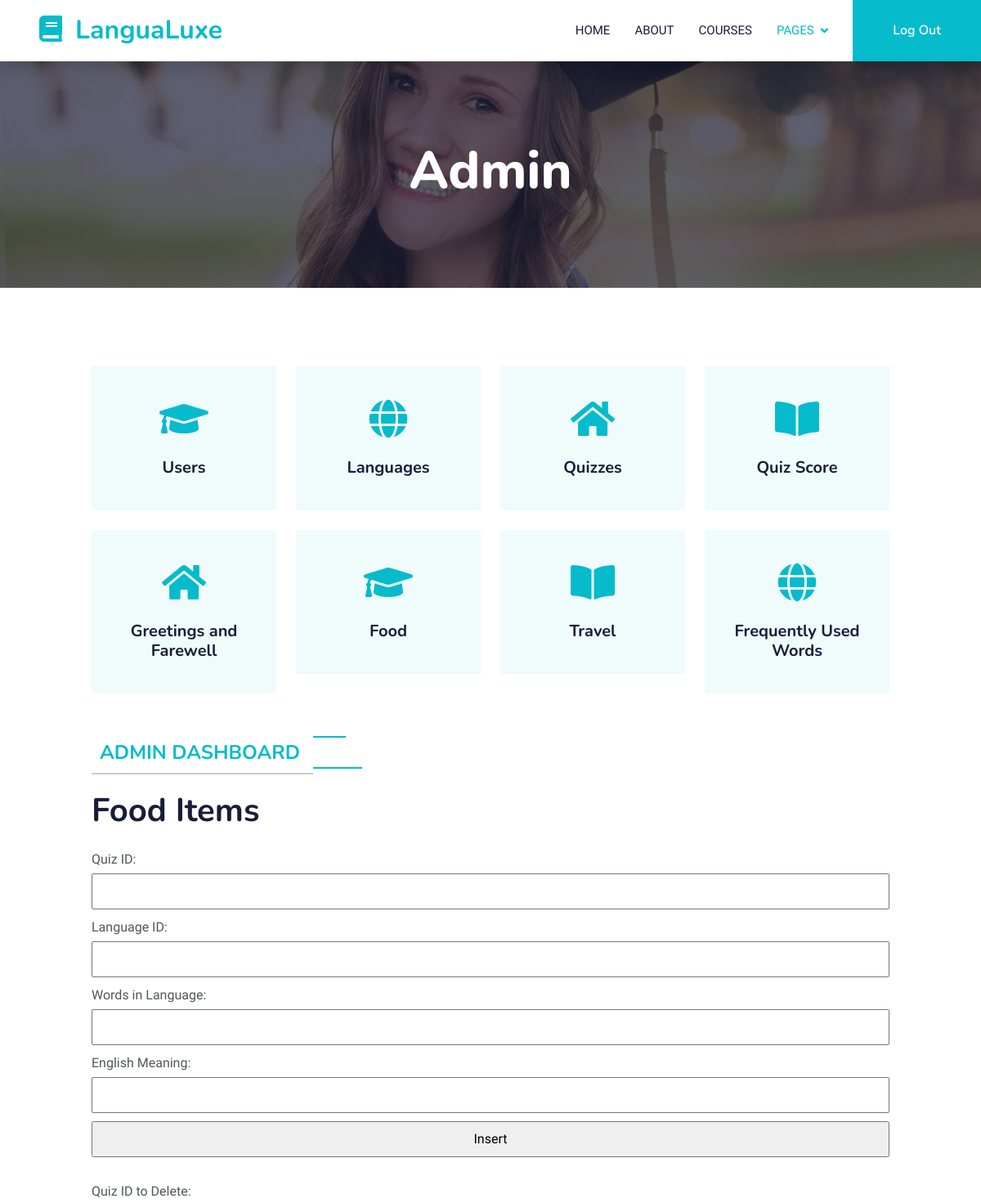
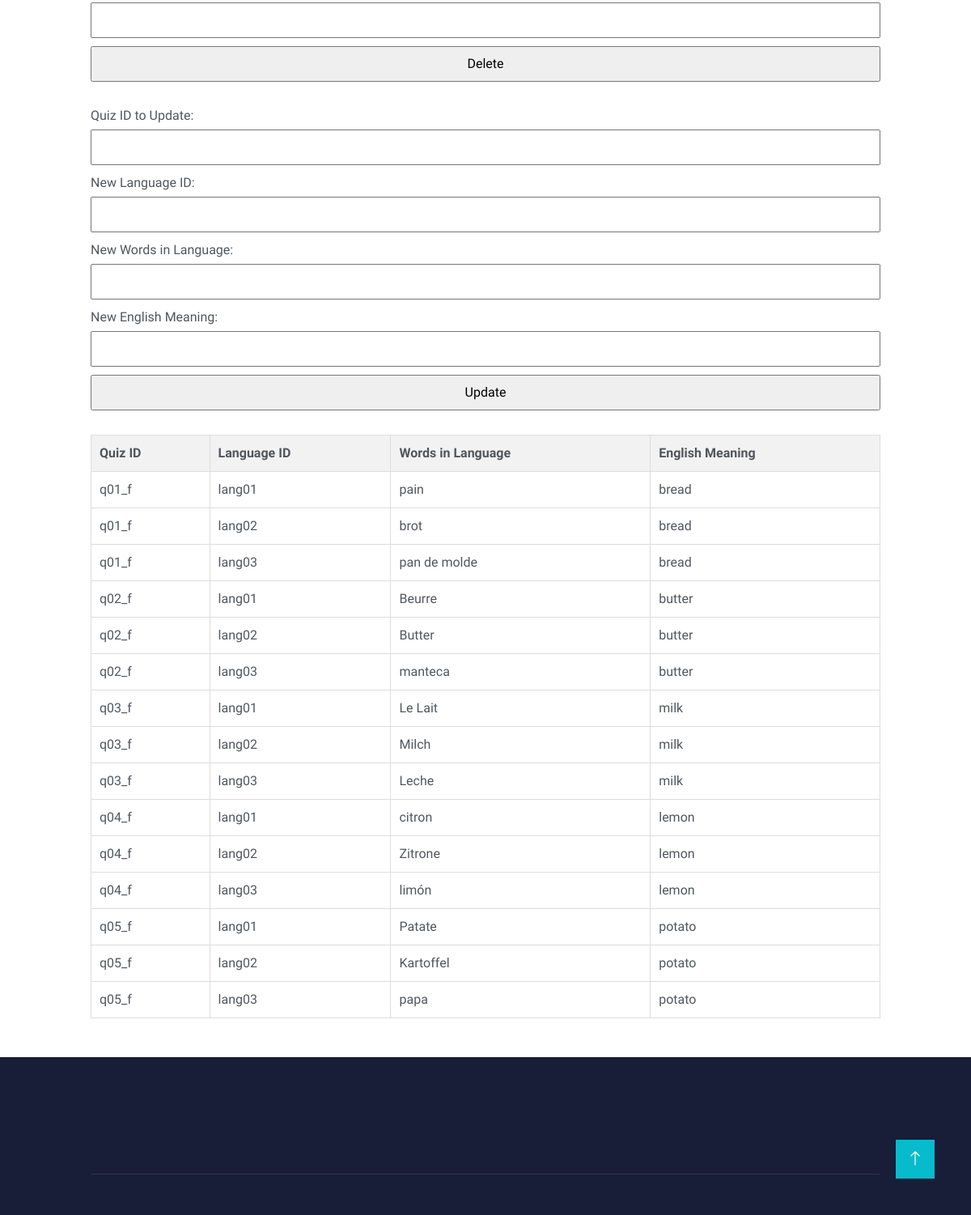
/LanguageLearning/Food.php, run on the app's committed database (2 pictures, top to bottom).
### tables this page shows
CREATE TABLE food (
    `quiz_id` VARCHAR(5),
    `language_id` VARCHAR(6),
    `words_in_language` VARCHAR(12),
    `english_meaning` VARCHAR(6),
    PRIMARY KEY (`quiz_id`, `language_id`),
    FOREIGN KEY (`language_id`) REFERENCES `language`(`language_id`) ON DELETE CASCADE
);

### LanguageLearning/Food.php (the view, shortened to what this page needs)
<!DOCTYPE html>
<html lang="en">
<head>
    <link href="https://cdnjs.cloudflare.com/ajax/libs/font-awesome/5.10.0/css/all.min.css" rel="stylesheet">
    <link href="https://cdn.jsdelivr.net/npm/bootstrap-icons@1.4.1/font/bootstrap-icons.css" rel="stylesheet">
    <link href="lib/animate/animate.min.css" rel="stylesheet">
    <link href="lib/owlcarousel/assets/owl.carousel.min.css" rel="stylesheet">
    <link href="css/bootstrap.min.css" rel="stylesheet">
    <link href="css/style.css" rel="stylesheet">
    <link rel="stylesheet" type="text/css" href="admin.css">
</head>
<body>
    <nav class="navbar navbar-expand-lg bg-white navbar-light shadow sticky-top p-0">
        <a href="index.html" class="navbar-brand d-flex align-items-center px-4 px-lg-5">
            <h2 class="m-0 text-primary"><i class="fa fa-book me-3"></i>LanguaLuxe</h2>
        </a>
        <div class="collapse navbar-collapse" id="navbarCollapse">
            <div class="navbar-nav ms-auto p-4 p-lg-0">
                <a href="index.php" class="nav-item nav-link">Home</a>
                <a href="about.html" class="nav-item nav-link">About</a>
                <a href="courses.html" class="nav-item nav-link">Courses</a>
                <div class="nav-item dropdown">
                    <a href="#" class="nav-link dropdown-toggle active" data-bs-toggle="dropdown">Pages</a>
                </div>
            </div>
            <a href="logout.php" class="btn btn-primary py-4 px-lg-5 d-none d-lg-block">Log Out</a>
        </div>
    </nav>
    <div class="container-fluid bg-primary py-5 mb-5 page-header">
        <div class="container py-5">
            <div class="row justify-content-center">
                <div class="col-lg-10 text-center">
                    <h1 class="display-3 text-white animated slideInDown">Admin</h1>
                </div>
            </div>
        </div>
    </div>
     <div class="container-xxl py-5">
        <div class="container">
            <div class="row g-4">
                <div class="col-lg-3 col-sm-6 wow fadeInUp" data-wow-delay="0.1s">
                    <div class="service-item text-center pt-3">
                        <div class="p-4">
                            <i class="fa fa-3x fa-graduation-cap text-primary mb-4"></i>
                            <a href="Adminhome.php"><h5 class="mb-3">Users</h5></a>
                        </div>
                    </div>
                </div>
                <div class="col-lg-3 col-sm-6 wow fadeInUp" data-wow-delay="0.3s">
                    <div class="service-item text-center pt-3">
                        <div class="p-4">
                            <i class="fa fa-3x fa-globe text-primary mb-4"></i>
                            <a href="Languages.php"><h5 class="mb-3">Languages</h5></a>
                        </div>
                    </div>
                </div>
                <div class="col-lg-3 col-sm-6 wow fadeInUp" data-wow-delay="0.5s">
                    <div class="service-item text-center pt-3">
                        <div class="p-4">
                            <i class="fa fa-3x fa-home text-primary mb-4"></i>
                            <a href="Quiz.php"><h5 class="mb-3">Quizzes</h5></a>
                        </div>
                    </div>
                </div>
                <div class="col-lg-3 col-sm-6 wow fadeInUp" data-wow-delay="0.7s">
                    <div class="service-item text-center pt-3">
                        <div class="p-4">
                            <i class="fa fa-3x fa-book-open text-primary mb-4"></i>
                            <a href="QuizScore.php"><h5 class="mb-3">Quiz Score</h5></a>
                        </div>
                    </div>
                </div>
                <div class="col-lg-3 col-sm-6 wow fadeInUp" data-wow-delay="0.5s">
                    <div class="service-item text-center pt-3">
                        <div class="p-4">
                            <i class="fa fa-3x fa-home text-primary mb-4"></i>
                            <a href="Greetings_and_Farewell.php"><h5 class="mb-3">Greetings and Farewell</h5></a>
                        </div>
                    </div>
                </div>
                <div class="col-lg-3 col-sm-6 wow fadeInUp" data-wow-delay="0.11s">
                    <div class="service-item text-center pt-3">
                        <div class="p-4">
                            <i class="fa fa-3x fa-graduation-cap text-primary mb-4"></i>
                            <a href="Food.php"><h5 class="mb-3">Food</h5></a>
                        </div>
                    </div>
                </div>
                <div class="col-lg-3 col-sm-6 wow fadeInUp" data-wow-delay="0.7s">
                    <div class="service-item text-center pt-3">
                        <div class="p-4">
                            <i class="fa fa-3x fa-book-open text-primary mb-4"></i>
                            <a href="Travel.php"><h5 class="mb-3">Travel</h5></a>
                        </div>
                    </div>
                </div>
                <div class="col-lg-3 col-sm-6 wow fadeInUp" data-wow-delay="0.3s">
                    <div class="service-item text-center pt-3">
                        <div class="p-4">
                            <i class="fa fa-3x fa-globe text-primary mb-4"></i>
                            <a href="Frequent.php"><h5 class="mb-3">Frequently Used Words</h5></a>
                        </div>
                    </div>
                </div>
            </div>
        </div>
    </div>
    <?php
include("config.php");
$sql = "SELECT * FROM food";
$result = $conn->query($sql);
?>
<div class="container">
    <h6 class="section-title bg-white text-start text-primary pe-3">Admin Dashboard</h6>
    <h1 class="mb-4">Food Items</h1>
    <form method="post" action="">
        <label for="quiz_id">Quiz ID:</label>
        <input type="text" name="quiz_id" required>
        <label for="language_id">Language ID:</label>
        <input type="text" name="language_id" required>
        <label for="words_in_language">Words in Language:</label>
        <input type="text" name="words_in_language" required>
        <label for="english_meaning">English Meaning:</label>
        <input type="text" name="english_meaning" required>
        <input type="submit" name="submit_insert_food" value="Insert">
    </form>
    <form method="post" action="">
        <label for="quiz_id_to_delete">Quiz ID to Delete:</label>
        <input type="text" name="quiz_id_to_delete" required>
        <input type="submit" name="submit_delete_food" value="Delete">
    </form>
    <form method="post" action="">
        <label for="quiz_id_to_update">Quiz ID to Update:</label>
        <input type="text" name="quiz_id_to_update" required>
        <label for="new_language_id">New Language ID:</label>
        <input type="text" name="new_language_id" required>
        <label for="new_words_in_language">New Words in Language:</label>
        <input type="text" name="new_words_in_language" required>
        <label for="new_english_meaning">New English Meaning:</label>
        <input type="text" name="new_english_meaning" required>
        <input type="submit" name="submit_update_food" value="Update">
    </form>
    <table>
        <tr>
            <th>Quiz ID</th>
            <th>Language ID</th>
            <th>Words in Language</th>
            <th>English Meaning</th>
        </tr>
        <?php
        if ($result->num_rows > 0) {
            while ($row = $result->fetch_assoc()) {
                echo "<tr>";
                echo "<td>{$row['quiz_id']}</td>";
                echo "<td>{$row['language_id']}</td>";
                echo "<td>{$row['words_in_language']}</td>";
                echo "<td>{$row['english_meaning']}</td>";
                echo "</tr>";
            }
        } else {
            echo "<tr><td colspan='4'>No food items found</td></tr>";
        }
        ?>
    </table>
</div>
    <div class="container-fluid bg-dark text-light footer pt-5 mt-5 wow fadeIn" data-wow-delay="0.1s">
        <div class="container py-5">
            <div class="row g-5">
            </div>
        </div>
        <div class="container">
            <div class="copyright">
            </div>
        </div>
    </div>
    <a href="#" class="btn btn-lg btn-primary btn-lg-square back-to-top"><i class="bi bi-arrow-up"></i></a>
</body>
</html>

### LanguageLearning/css/style.css (style rules this page uses)
:root { --primary: #06BBCC; --light: #F0FBFC; --dark: #181d38; }
.back-to-top { position: fixed; display: none; right: 45px; bottom: 45px; z-index: 99; }
.btn { font-family: 'Nunito', sans-serif; font-weight: 600; transition: .5s; }
.btn.btn-primary, .btn.btn-secondary { color: #FFFFFF; }
.btn-lg-square { width: 48px; height: 48px; }
.btn-square, .btn-sm-square, .btn-lg-square { padding: 0; display: flex; align-items: center; justify-content: center; font-weight: normal; border-radius: 0px; }
.navbar .dropdown-toggle::after { border: none; content: "\f107"; font-family: "Font Awesome 5 Free"; font-weight: 900; vertical-align: middle; margin-left: 8px; }
.navbar-light .navbar-nav .nav-link { margin-right: 30px; padding: 25px 0; color: #FFFFFF; font-size: 15px; text-transform: uppercase; outline: none; }
.navbar-light .navbar-nav .nav-link:hover, .navbar-light .navbar-nav .nav-link.active { color: var(--primary); }
.navbar-light .navbar-brand, .navbar-light a.btn { height: 75px; }
.navbar-light .navbar-nav .nav-link { color: var(--dark); font-weight: 500; }
.navbar-light.sticky-top { top: -100px; transition: .5s; }
.page-header { background: linear-gradient(rgba(24, 29, 56, .7), rgba(24, 29, 56, .7)), url(../img/carousel-1.jpg); background-position: center center; background-repeat: no-repeat; background-size: cover; }
.section-title { position: relative; display: inline-block; text-transform: uppercase; }
.section-title::before { position: absolute; content: ""; width: calc(100% + 80px); height: 2px; top: 4px; left: -40px; background: var(--primary); z-index: -1; }
.section-title::after { position: absolute; content: ""; width: calc(100% + 120px); height: 2px; bottom: 5px; left: -60px; background: var(--primary); z-index: -1; }
.section-title.text-start::before { width: calc(100% + 40px); left: 0; }
.section-title.text-start::after { width: calc(100% + 60px); left: 0; }
.service-item { background: var(--light); transition: .5s; }
.service-item * { transition: .5s; }
.footer .copyright { padding: 25px 0; font-size: 15px; border-top: 1px solid rgba(256, 256, 256, .1); }

### LanguageLearning/admin.css (style rules this page uses)
.container { max-width: 1000px; margin: 0 auto; }
.section-title { padding: 10px; margin-bottom: 20px; font-size: 24px; font-weight: bold; border-bottom: 2px solid #ccc; }
form { margin-bottom: 20px; }
form label { display: block; margin-bottom: 5px; }
form input { width: 100%; padding: 8px; margin-bottom: 10px; box-sizing: border-box; }
table { width: 100%; border-collapse: collapse; margin-top: 20px; }
table th, table td { border: 1px solid #ddd; padding: 10px; text-align: left; }
table th { background-color: #f2f2f2; }
.mb-4 { margin-bottom: 20px; }

### data on the page
food: quiz "q01_f", language "lang01", words_in_language "pain", english_meaning "bread"
food: quiz "q01_f", language "lang02", words_in_language "brot", english_meaning "bread"
food: quiz "q01_f", language "lang03", words_in_language "pan de molde", english_meaning "bread"
food: quiz "q02_f", language "lang01", words_in_language "Beurre", english_meaning "butter"
food: quiz "q02_f", language "lang02", words_in_language "Butter", english_meaning "butter"
food: quiz "q02_f", language "lang03", words_in_language "manteca", english_meaning "butter"
food: quiz "q03_f", language "lang01", words_in_language "Le Lait", english_meaning "milk"
food: quiz "q03_f", language "lang02", words_in_language "Milch", english_meaning "milk"
food: quiz "q03_f", language "lang03", words_in_language "Leche", english_meaning "milk"
food: quiz "q04_f", language "lang01", words_in_language "citron", english_meaning "lemon"
food: quiz "q04_f", language "lang02", words_in_language "Zitrone", english_meaning "lemon"
food: quiz "q04_f", language "lang03", words_in_language "limón", english_meaning "lemon"
food: quiz "q05_f", language "lang01", words_in_language "Patate", english_meaning "potato"
food: quiz "q05_f", language "lang02", words_in_language "Kartoffel", english_meaning "potato"
food: quiz "q05_f", language "lang03", words_in_language "papa", english_meaning "potato"
